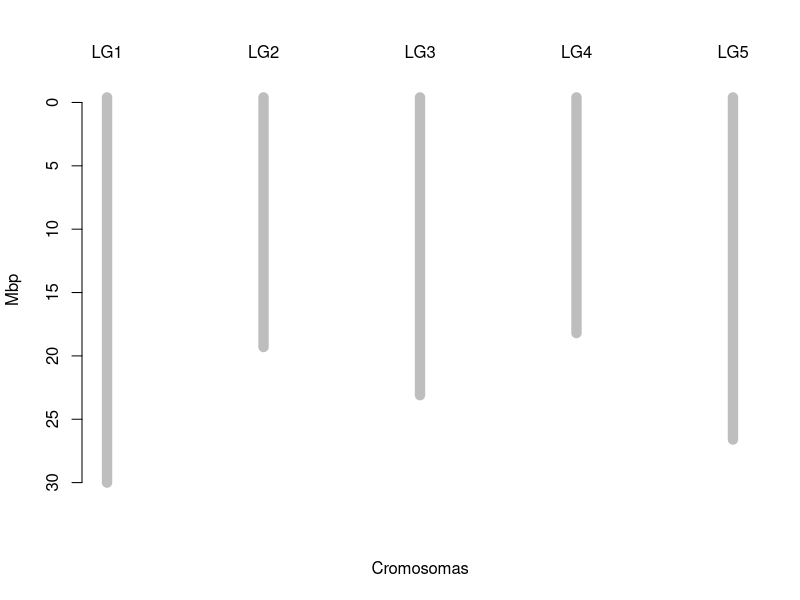

Write R code to recreate this figure.
mapa_chr <- function(cr, col_cr = "grey", unidad = "cM") {
  rango <- 1:length(cr)
  plot(x = rango, # cuantas cromosomas
       y = cr, # longitud de cada uno
       ylim = range(0, max(cr)),
       type = "h", # tipo: histograma 
       xaxt = "n", # no poner las etiquetas en x
       yaxt = "n", 
       bty = "n", # sin caja
       col = "white",
       xlab = "Cromosomas",
       ylab = unidad
       )
  axis(side = 2,
       at = pretty(0:max(cr)),
       labels = rev(pretty(0:max(cr))),
       lty = 1
       )
  axis(side = 3,
       at = pretty(rango),
       labels = paste0("LG", rango),
       lty = 0
       )
  segments(x0 = rango, 
           y0 = abs(max(cr) - cr), 
           x1 = rango, 
           y1 = max(cr),
           lwd = 10, 
           col = col_cr
           )
}

a_th <- list(crm = c(30.4, 19.7, 23.5, 18.6, 27),
             col = "grey",
             uni = "Mbp")

mapa_chr(cr = a_th$crm, col_cr = a_th$col, unidad = a_th$uni)

